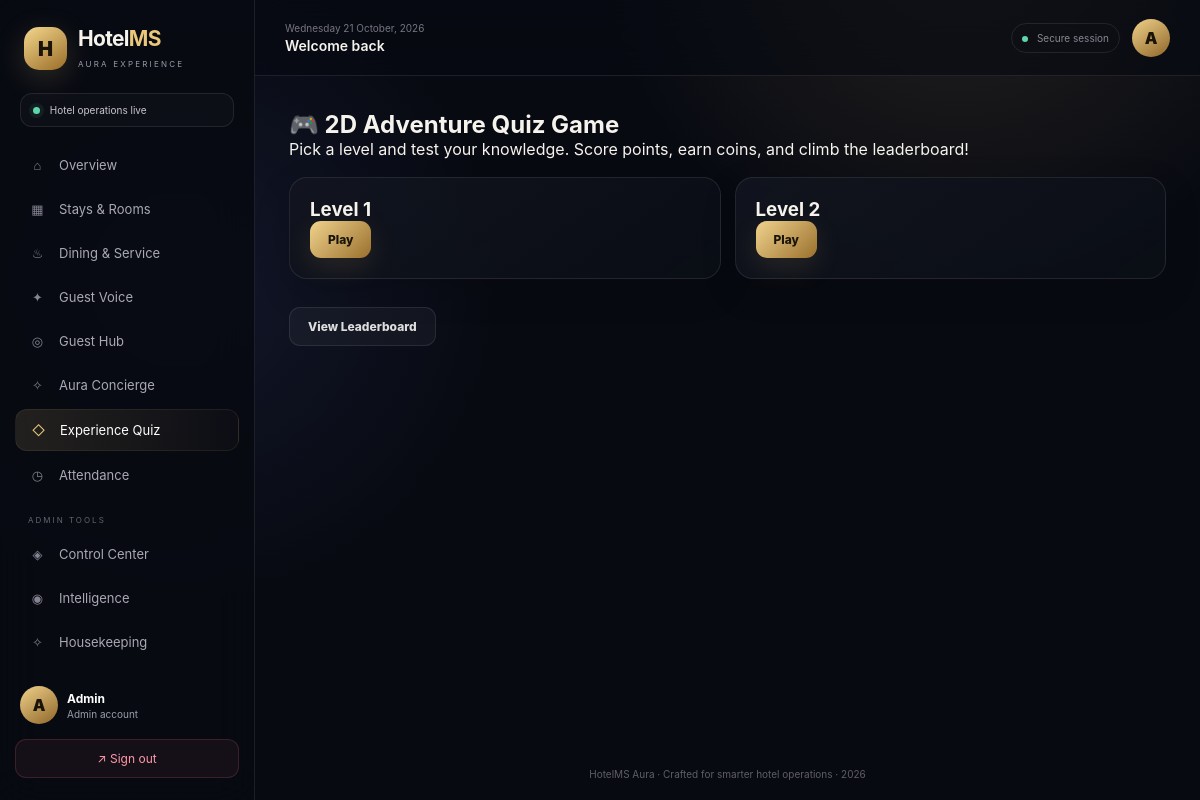
The app's page /quiz/ (signed in) with its own data.
### models.py (models this page shows, shortened)
class User(UserMixin, db.Model):
    id = db.Column(db.Integer, primary_key=True)
    name = db.Column(db.String(120), nullable=False)
    email = db.Column(db.String(120), unique=True, nullable=False)
    password_hash = db.Column(db.String(255), nullable=False)
    role = db.Column(db.String(20), nullable=False, default="guest")
    created_at = db.Column(db.DateTime, default=datetime.utcnow)

### routes/quiz_routes.py (the view)
@quiz_bp.route("/")
@login_required
def quiz_home():
    levels = sorted({q.level for q in QuizQuestion.query.all()})
    return render_template("quiz/quiz_home.html", levels=levels)

### templates/quiz/quiz_home.html (shortened to what this page needs)
{% extends "base.html" %}
{% block content %}
<h2>🎮 2D Adventure Quiz Game</h2>
<p>Pick a level and test your knowledge. Score points, earn coins, and climb the leaderboard!</p>
<div class="card-grid">
    {% for level in levels %}
    <div class="item-card">
        <h3>Level {{ level }}</h3>
        <a href="{{ url_for('quiz.play', level=level) }}" class="btn-primary">Play</a>
    </div>
    {% else %}
    <p>No quiz levels available yet.</p>
    {% endfor %}
</div>
<a href="{{ url_for('quiz.leaderboard') }}" class="btn-secondary">View Leaderboard</a>
{% endblock %}

### templates/base.html (shortened to what this page needs)
<!doctype html>
<html lang="en">
<head>
    <link rel="stylesheet" href="{{ url_for('static', filename='css/style.css') }}">
</head>
<body class="{% if current_user.is_authenticated %}app-shell{% else %}auth-shell{% endif %}">
{% if current_user.is_authenticated %}
<aside class="sidebar" id="sidebar">
    <div class="brand">
        <div class="brandmark">H</div>
        <div><h2>Hotel<span>MS</span></h2><small>AURA EXPERIENCE</small></div>
    </div>
    <div class="welcome-mini"><span class="pulse"></span> Hotel operations live</div>
    <nav class="nav">
        <a href="{{ url_for('auth.dashboard') }}" class="{{ 'active' if request.endpoint == 'auth.dashboard' }}"><i>⌂</i> Overview</a>
        <a href="{{ url_for('booking.rooms') }}" class="{{ 'active' if request.blueprint == 'booking' }}"><i>▦</i> Stays & Rooms</a>
        <a href="{{ url_for('service.menu') }}" class="{{ 'active' if request.blueprint == 'service' }}"><i>♨</i> Dining & Service</a>
        <a href="{{ url_for('review.list_reviews') }}" class="{{ 'active' if request.blueprint == 'review' }}"><i>✦</i> Guest Voice</a>
        <a href="{{ url_for('advanced.guest_hub') }}" class="{{ 'active' if request.endpoint == 'advanced.guest_hub' }}"><i>◎</i> Guest Hub</a>
        <a href="{{ url_for('advanced.concierge') }}" class="{{ 'active' if request.endpoint == 'advanced.concierge' }}"><i>✧</i> Aura Concierge</a>
        <a href="{{ url_for('quiz.quiz_home') }}" class="{{ 'active' if request.blueprint == 'quiz' }}"><i>◇</i> Experience Quiz</a>
        {% if current_user.role in ['teacher', 'admin'] %}
        <a href="{{ url_for('attendance.mark_attendance') }}" class="{{ 'active' if request.blueprint == 'attendance' }}"><i>◷</i> Attendance</a>
        {% elif current_user.role == 'student' %}
        <a href="{{ url_for('attendance.my_attendance') }}" class="{{ 'active' if request.blueprint == 'attendance' }}"><i>◷</i> My Attendance</a>
        {% endif %}
        {% if current_user.role == 'admin' %}
        <div class="nav-label">ADMIN TOOLS</div>
        <a href="{{ url_for('admin.control') }}" class="{{ 'active' if request.blueprint == 'admin' }}"><i>◈</i> Control Center</a>
        <a href="{{ url_for('advanced.analytics') }}" class="{{ 'active' if request.endpoint == 'advanced.analytics' }}"><i>◉</i> Intelligence</a>
        <a href="{{ url_for('housekeeping.board') }}" class="{{ 'active' if request.blueprint == 'housekeeping' }}"><i>✧</i> Housekeeping</a>
        <a href="{{ url_for('quiz.manage_questions') }}"><i>⚙</i> Quiz Control</a>
        {% endif %}
    </nav>
    <div class="sidebar-bottom">
        <div class="mini-profile"><div class="avatar">{{ current_user.name[0]|upper }}</div><div><strong>{{ current_user.name }}</strong><small>{{ current_user.role|capitalize }} account</small></div></div>
        <a class="logout" href="{{ url_for('auth.logout') }}">↗ Sign out</a>
    </div>
</aside>
<main class="main">
    <header class="topbar">
        <div class="top-left"><button class="menu" id="menuBtn">☰</button><div><div class="date" id="date"></div><h3>{% block pagetitle %}Welcome back{% endblock %}</h3></div></div>
        <div class="top-right"><div class="top-status"><span></span> Secure session</div><div class="avatar">{{ current_user.name[0]|upper }}</div></div>
    </header>
    <section class="content">
{% else %}
<main class="auth-wrapper">
{% endif %}
    {% block content %}{% endblock %}
{% if current_user.is_authenticated %}
    </section>
    <footer>HotelMS Aura · Crafted for smarter hotel operations · 2026</footer>
</main>
{% else %}
</main>
{% endif %}
</body>
</html>

### records on screen
User: name "A", name "Admin", role "Admin"

### other values on screen
{{ level }} "1" "2"
